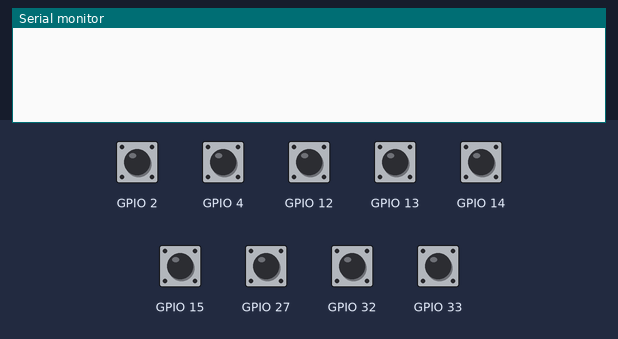
Bench run of a program on a simulated ESP32. Shown: the last lines printed to the serial monitor. The inputs (shaded band) are chosen by the test bench; at power-on: GPIO 2, GPIO 4, GPIO 12–15, GPIO 27, GPIO 32, GPIO 33 HIGH.

Above: at 1.2 s.
1.3 s: GPIO 2 pulled LOW for 0.15 s
At 1.8 s:
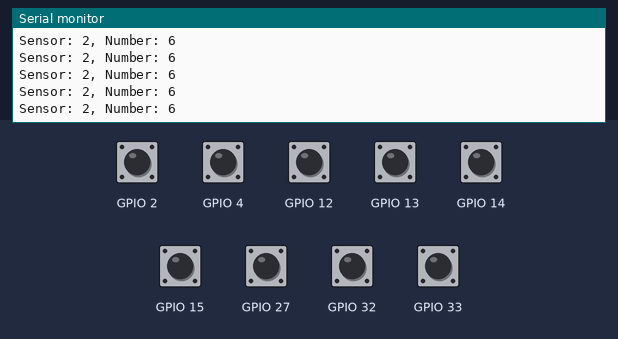
2.9 s: GPIO 4 pulled LOW for 0.15 s
At 4.2 s:
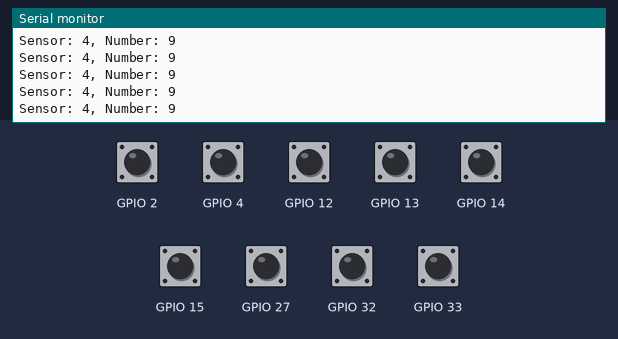
4.5 s: GPIO 12 pulled LOW for 0.15 s
At 5.4 s:
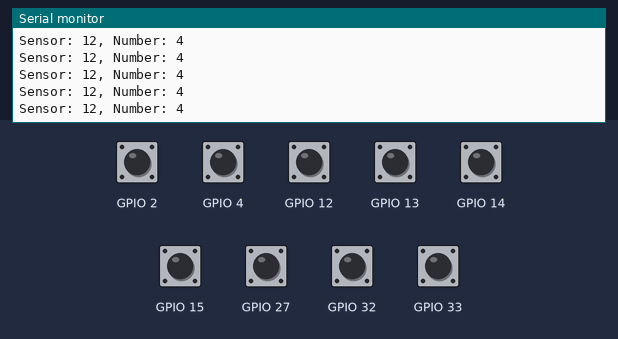
6.1 s: GPIO 13 pulled LOW for 0.15 s
At 6.7 s:
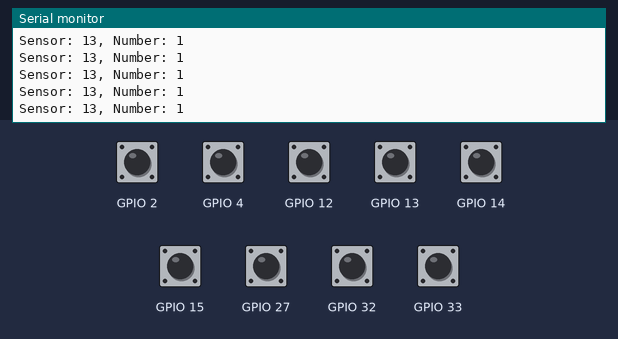
7.7 s: GPIO 14 pulled LOW for 0.15 s
At 9.0 s:
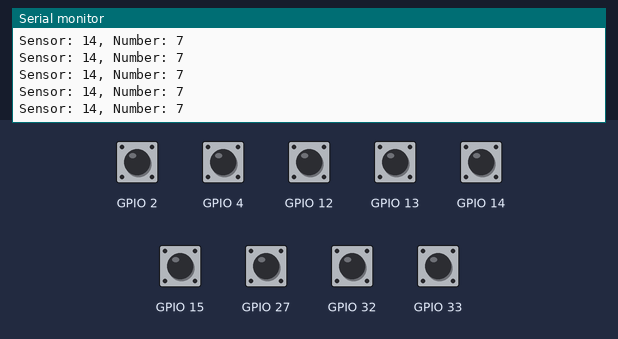
9.3 s: GPIO 15 pulled LOW for 0.15 s
At 10.3 s:
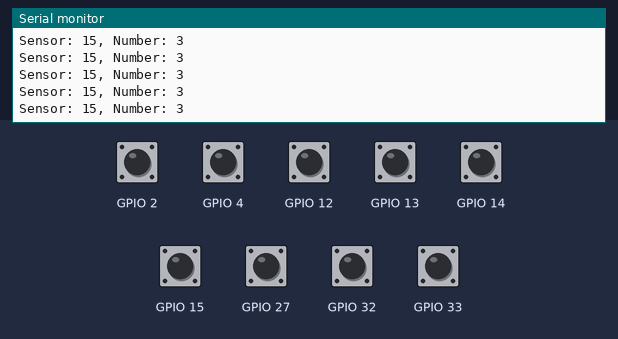
Timing chart, 0 to 11.9 s (numbered marks = the images above; inputs shaded):
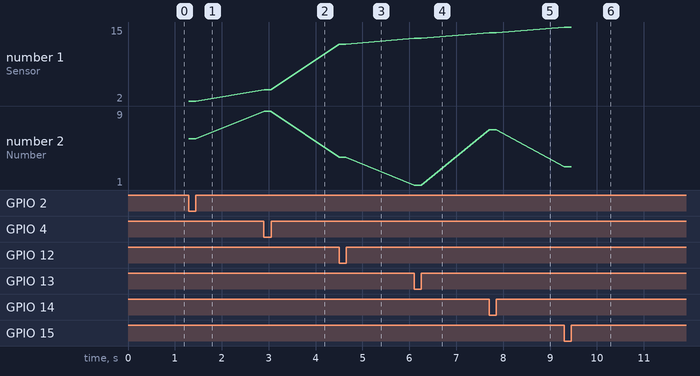

The program:

main.cpp
```cpp
#include <Arduino.h>


void setup() {
  Serial.begin(115200);
  // put your setup code here, to run once:
  pinMode(13, OUTPUT);
}

void loop() {
  // put your main code here, to run repeatedly:

  // if touch sensor on pin 4 is lower than a specific sensitive value
  if(touchRead(4) < 40) {
    // do something, when touch is active
    Serial.println("Sensor: 4, Number: 9");
  }

  // if touch sensor on pin 4 is lower than a specific sensitive value
  if(touchRead(2) < 40) {
    // do something, when touch is active
    Serial.println("Sensor: 2, Number: 6");
  }

  // if touch sensor on pin 4 is lower than a specific sensitive value
  if(touchRead(15) < 40) {
    // do something, when touch is active
    Serial.println("Sensor: 15, Number: 3");
  }

  // if touch sensor on pin 4 is lower than a specific sensitive value
  if(touchRead(32) < 40) {
    // do something, when touch is active
    Serial.println("Sensor: 32, Number: 8");
  }
  // if touch sensor on pin 4 is lower than a specific sensitive value
  if(touchRead(33) < 40) {
    // do something, when touch is active
    Serial.println("Sensor: 33, Number: 5");
  }

  // if touch sensor on pin 4 is lower than a specific sensitive value
  if(touchRead(27) < 40) {
    // do something, when touch is active
    Serial.println("Sensor: 27, Number: 2");
  }

  // if touch sensor on pin 4 is lower than a specific sensitive value
  if(touchRead(14) < 40) {
    // do something, when touch is active
    Serial.println("Sensor: 14, Number: 7");
  }

  // if touch sensor on pin 4 is lower than a specific sensitive value
  if(touchRead(12) < 40) {
    // do something, when touch is active
    Serial.println("Sensor: 12, Number: 4");
  }

  // if touch sensor on pin 4 is lower than a specific sensitive value
  if(touchRead(13) < 40) {
    // do something, when touch is active
    Serial.println("Sensor: 13, Number: 1");
  }
}
```

Measured:
- after the input at 1.3 s, the serial monitor: prints a new line at once (image 1)
- after the input at 2.9 s, the serial monitor: prints a new line at once (image 2)
- after the input at 4.5 s, the serial monitor: prints a new line at once (image 3)
- after the input at 6.1 s, the serial monitor: prints a new line at once (image 4)
- after the input at 7.7 s, the serial monitor: prints a new line at once (image 5)
- after the input at 9.3 s, the serial monitor: prints a new line at once (image 6)
- plotted number 1: 2 → 4 after the input at 2.9 s, 4 → 12 after the input at 4.5 s, 12 → 13 after the input at 6.1 s, 13 → 14 after the input at 7.7 s, 14 → 15 after the input at 9.3 s
- plotted number 2: 6 → 9 after the input at 2.9 s, 4 → 1 after the input at 6.1 s, 1 → 7 after the input at 7.7 s, 7 → 3 after the input at 9.3 s
